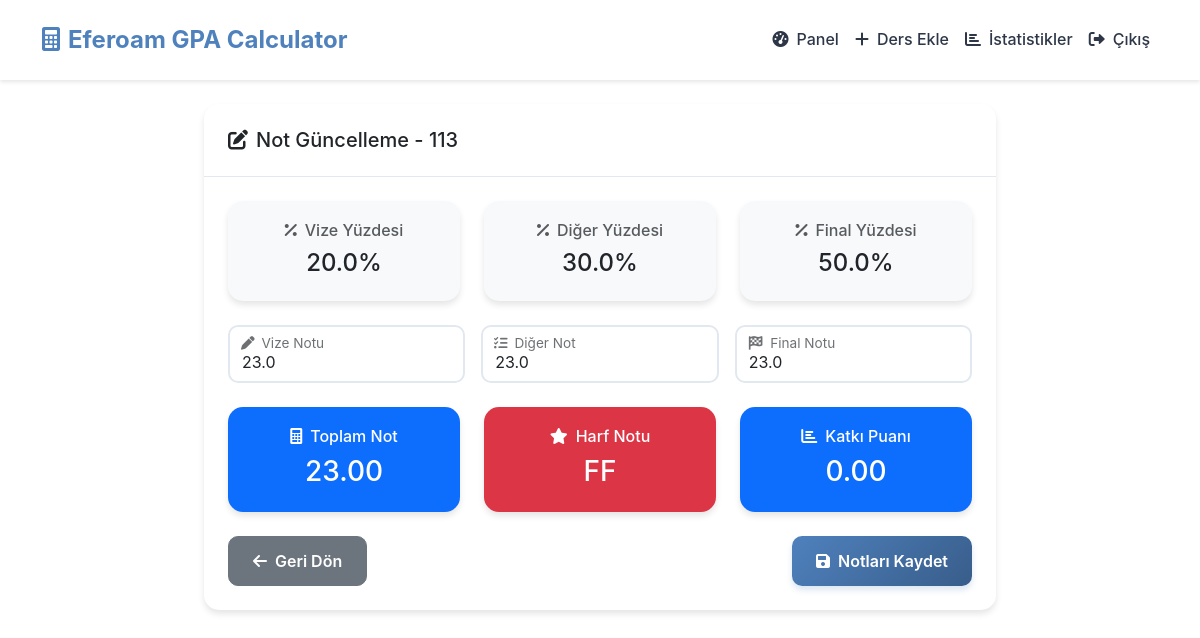
The app's page /update_grades/11 (signed in) with its own data.
### app.py (models this page shows, shortened)
class Course(db.Model):
    id = db.Column(db.Integer, primary_key=True)
    user_id = db.Column(db.Integer, db.ForeignKey('user.id'), nullable=False)
    common_course_id = db.Column(db.Integer, db.ForeignKey('common_course.id'), nullable=True)
    semester_type = db.Column(db.String(20), nullable=False)
    code = db.Column(db.String(20), nullable=False)
    name = db.Column(db.String(100), nullable=False)
    credit = db.Column(db.Float, nullable=False)
    akts = db.Column(db.Integer, nullable=False)
    midterm_percentage = db.Column(db.Float, nullable=False)
    others_percentage = db.Column(db.Float, nullable=False)
    final_percentage = db.Column(db.Float, nullable=False)
    midterm_grade = db.Column(db.Float)
    others_grade = db.Column(db.Float)
    final_grade = db.Column(db.Float)
    total_grade = db.Column(db.Float)
    grade = db.Column(db.String(2))
    contribution_point = db.Column(db.Float)

### app.py (the view, shortened to what this page needs)
@app.route('/update_grades/<int:course_id>', methods=['GET', 'POST'])
@login_required
def update_grades(course_id):
    course = Course.query.get_or_404(course_id)
    if course.user_id != current_user.id:
        flash('Bu işlem için yetkiniz yok.', 'danger')
        return redirect(url_for('dashboard'))
    return render_template('update_grades.html', course=course, get_semester_display=get_semester_display)

### app.py (called while the page is built)
@login_manager.user_loader
def load_user(user_id):
    return User.query.get(int(user_id))

### templates/update_grades.html (shortened to what this page needs)
{% extends "base.html" %}
{% block content %}
<div class="row justify-content-center">
    <div class="col-md-8">
        <div class="card">
            <div class="card-header">
                <h5 class="mb-0">
                    <i class="fas fa-edit me-2"></i>Not Güncelleme - {{ course.name }}
                </h5>
            </div>
            <div class="card-body">
                <form method="POST">
                    <div class="row mb-4">
                        <div class="col-md-4">
                            <div class="card bg-light">
                                <div class="card-body text-center">
                                    <h6 class="card-subtitle mb-2 text-muted">
                                        <i class="fas fa-percent me-2"></i>Vize Yüzdesi
                                    </h6>
                                    <h4 class="mb-0">{{ course.midterm_percentage }}%</h4>
                                </div>
                            </div>
                        </div>
                        <div class="col-md-4">
                            <div class="card bg-light">
                                <div class="card-body text-center">
                                    <h6 class="card-subtitle mb-2 text-muted">
                                        <i class="fas fa-percent me-2"></i>Diğer Yüzdesi
                                    </h6>
                                    <h4 class="mb-0">{{ course.others_percentage }}%</h4>
                                </div>
                            </div>
                        </div>
                        <div class="col-md-4">
                            <div class="card bg-light">
                                <div class="card-body text-center">
                                    <h6 class="card-subtitle mb-2 text-muted">
                                        <i class="fas fa-percent me-2"></i>Final Yüzdesi
                                    </h6>
                                    <h4 class="mb-0">{{ course.final_percentage }}%</h4>
                                </div>
                            </div>
                        </div>
                    </div>
                    <div class="row g-3">
                        <div class="col-md-4">
                            <div class="form-floating">
                                <input type="number" class="form-control" id="midterm_grade" name="midterm_grade"
                                       value="{{ course.midterm_grade if course.midterm_grade }}" step="0.01" min="0" max="100">
                                <label for="midterm_grade">
                                </label>
                            </div>
                        </div>
                        <div class="col-md-4">
                            <div class="form-floating">
                                <input type="number" class="form-control" id="others_grade" name="others_grade"
                                       value="{{ course.others_grade if course.others_grade }}" step="0.01" min="0" max="100">
                                <label for="others_grade">
                                </label>
                            </div>
                        </div>
                        <div class="col-md-4">
                            <div class="form-floating">
                                <input type="number" class="form-control" id="final_grade" name="final_grade"
                                       value="{{ course.final_grade if course.final_grade }}" step="0.01" min="0" max="100">
                                <label for="final_grade">
                                </label>
                            </div>
                        </div>
                    </div>
                    {% if course.total_grade %}
                    <div class="row mt-4">
                        <div class="col-md-4">
                            <div class="card bg-primary text-white">
                                <div class="card-body text-center">
                                    <h6 class="card-subtitle mb-2">
                                        <i class="fas fa-calculator me-2"></i>Toplam Not
                                    </h6>
                                    <h3 class="mb-0">{{ "%.2f"|format(course.total_grade) }}</h3>
                                </div>
                            </div>
                        </div>
                        <div class="col-md-4">
                            <div class="card {% if course.grade in ['AA', 'BA', 'BB'] %}bg-success
                                          {% elif course.grade in ['CB', 'CC'] %}bg-info
                                          {% elif course.grade in ['DC', 'DD'] %}bg-warning
                                          {% else %}bg-danger{% endif %} text-white">
                                <div class="card-body text-center">
                                    <h6 class="card-subtitle mb-2">
                                        <i class="fas fa-star me-2"></i>Harf Notu
                                    </h6>
                                    <h3 class="mb-0">{{ course.grade }}</h3>
                                </div>
                            </div>
                        </div>
                        <div class="col-md-4">
                            <div class="card bg-primary text-white">
                                <div class="card-body text-center">
                                    <h6 class="card-subtitle mb-2">
                                        <i class="fas fa-chart-bar me-2"></i>Katkı Puanı
                                    </h6>
                                    <h3 class="mb-0">{{ "%.2f"|format(course.contribution_point) }}</h3>
                                </div>
                            </div>
                        </div>
                    </div>
                    {% endif %}
                    <div class="d-flex justify-content-between mt-4">
                        <a href="{{ url_for('dashboard') }}" class="btn btn-secondary">
                            <i class="fas fa-arrow-left me-2"></i>Geri Dön
                        </a>
                        <button type="submit" class="btn btn-primary">
                            <i class="fas fa-save me-2"></i>Notları Kaydet
                        </button>
                    </div>
                </form>
            </div>
        </div>
    </div>
</div>
{% endblock %}

### templates/base.html (style rules this page uses)
:root { --primary-color: #4F81BD; --primary-dark: #2C5282; --secondary-color: #385D8A; --text-color: #2D3748; --text-muted: #718096; --background-color: #FFFFFF; --border-color: #E2E8F0; --success-color: #48BB78; --warning-color: #ECC94B; --danger-color: #F56565; --info-color: #4299E1; }
body { font-family: -apple-system, BlinkMacSystemFont, "Segoe UI", Roboto, "Helvetica Neue", Arial, sans-serif; color: var(--text-color); background-color: var(--background-color); line-height: 1.6; }
.card { border: none; border-radius: 15px; box-shadow: 0 4px 6px rgba(0,0,0,0.1); transition: transform 0.3s ease, box-shadow 0.3s ease; }
.card-header { background: none; border-bottom: 1px solid var(--border-color); padding: 1.5rem; }
.card-body { padding: 1.5rem; }
.btn { padding: 0.75rem 1.5rem; border-radius: 10px; font-weight: 600; transition: transform 0.3s ease, box-shadow 0.3s ease; }
.btn-primary { background: linear-gradient(135deg, var(--primary-color), var(--secondary-color)); border: none; box-shadow: 0 4px 6px rgba(79, 129, 189, 0.2); }
.form-control, .form-select { border: 2px solid var(--border-color); border-radius: 10px; padding: 0.75rem 1rem; font-size: 1rem; transition: border-color 0.3s ease, box-shadow 0.3s ease; -webkit-appearance: none; -moz-appearance: none; appearance: none; }

### records on screen
Course: name "113", midterm_percentage "20.0", others_percentage "30.0", final_percentage "50.0", midterm_grade "23.0", others_grade "23.0", final_grade "23.0", total_grade "23.00", grade "FF", contribution_point "0.00"
